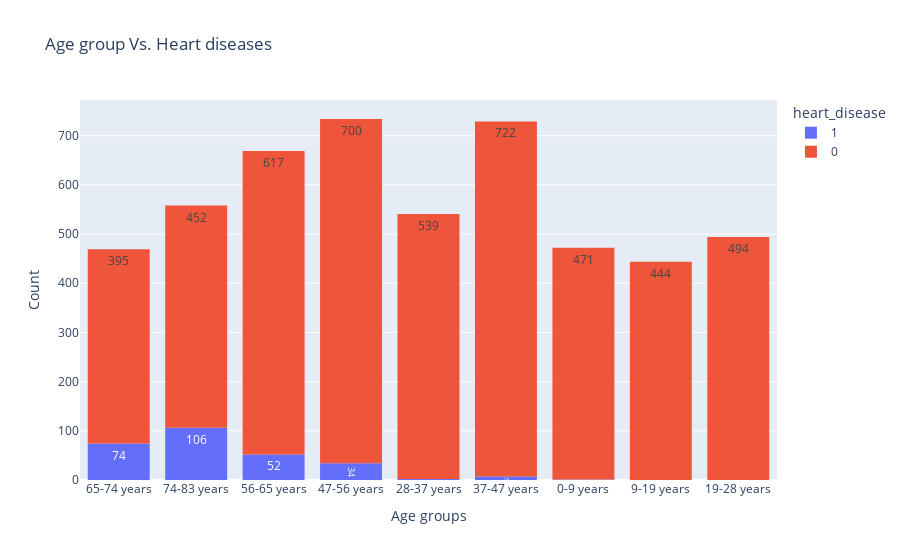

Notebook cell for this chart:
### Markdown cell above
- We will use a countplot to understand how Age relates to heart diseases.
- The countplot will be plotted using the plotly express function **px.histogram()**.

### Code cell
fig = px.histogram(data, x = 'age_group', color = 'heart_disease', title = 'Age group Vs. Heart diseases', text_auto=True).update_layout(
    xaxis_title="Age groups", yaxis_title="Count")
fig.show()

### Figure 1 — Plotly figure (JSON) as saved in the notebook; plotly's stock layout.template omitted (floating-point values rounded to 4 significant figures; data arrays with more than 128 entries replaced by an {"elided": "..."} marker saying what was removed)
{"data": [{"alignmentgroup": "True", "bingroup": "x", "hovertemplate": "heart_disease=1<br>age_group=%{x}<br>count=%{y}<extra></extra>", "legendgroup": "1", "marker": {"color": "#636efa", "pattern": {"shape": ""}}, "name": "1", "offsetgroup": "1", "orientation": "v", "showlegend": true, "texttemplate": "%{value}", "type": "histogram", "x": {"elided": "276 str values"}, "xaxis": "x", "yaxis": "y"}, {"alignmentgroup": "True", "bingroup": "x", "hovertemplate": "heart_disease=0<br>age_group=%{x}<br>count=%{y}<extra></extra>", "legendgroup": "0", "marker": {"color": "#EF553B", "pattern": {"shape": ""}}, "name": "0", "offsetgroup": "0", "orientation": "v", "showlegend": true, "texttemplate": "%{value}", "type": "histogram", "x": {"elided": "4834 str values"}, "xaxis": "x", "yaxis": "y"}], "layout": {"barmode": "relative", "legend": {"title": {"text": "heart_disease"}, "tracegroupgap": 0}, "title": {"text": "Age group Vs. Heart diseases"}, "xaxis": {"anchor": "y", "domain": [0, 1], "title": {"text": "Age groups"}}, "yaxis": {"anchor": "x", "domain": [0, 1], "title": {"text": "Count"}}}}
